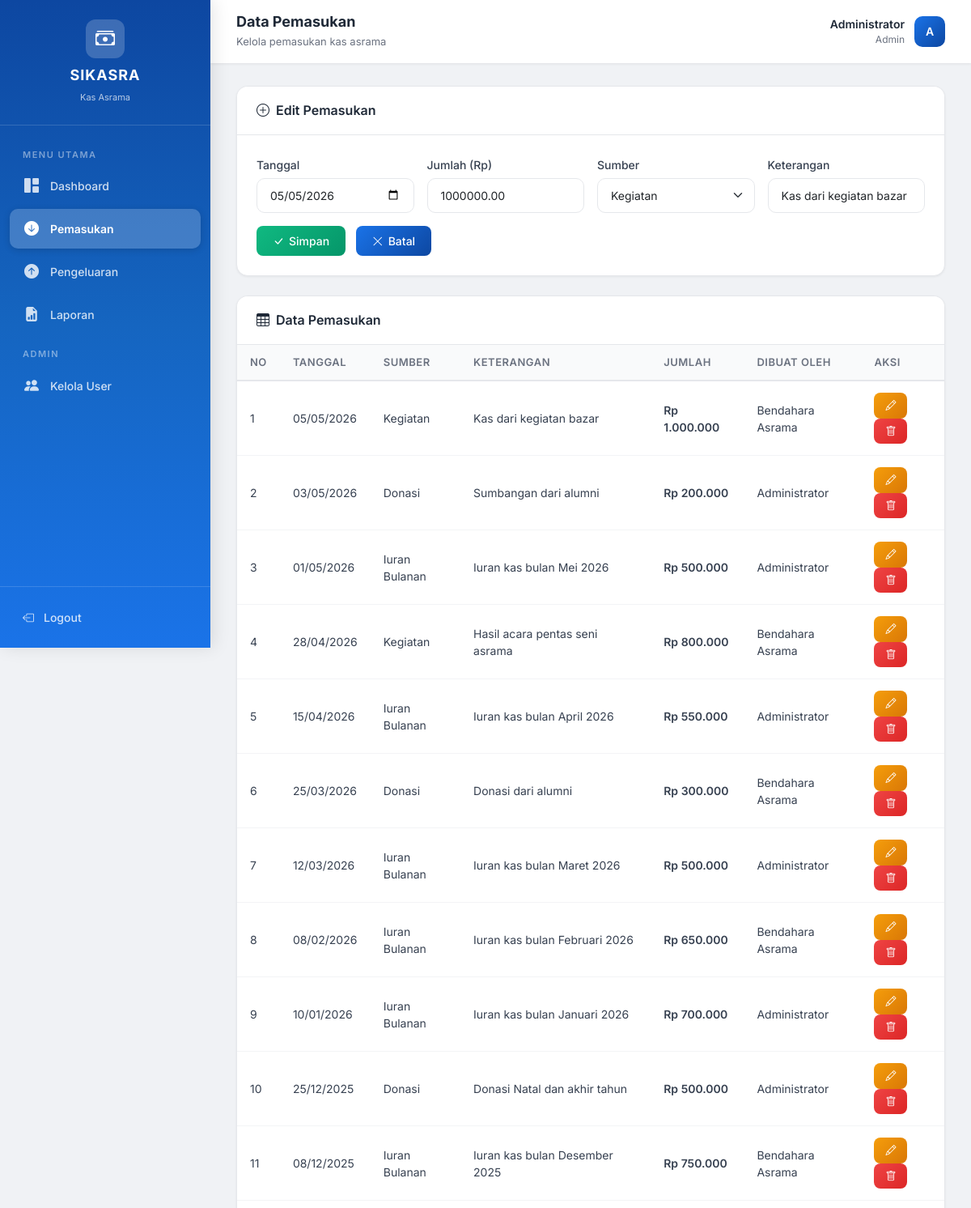
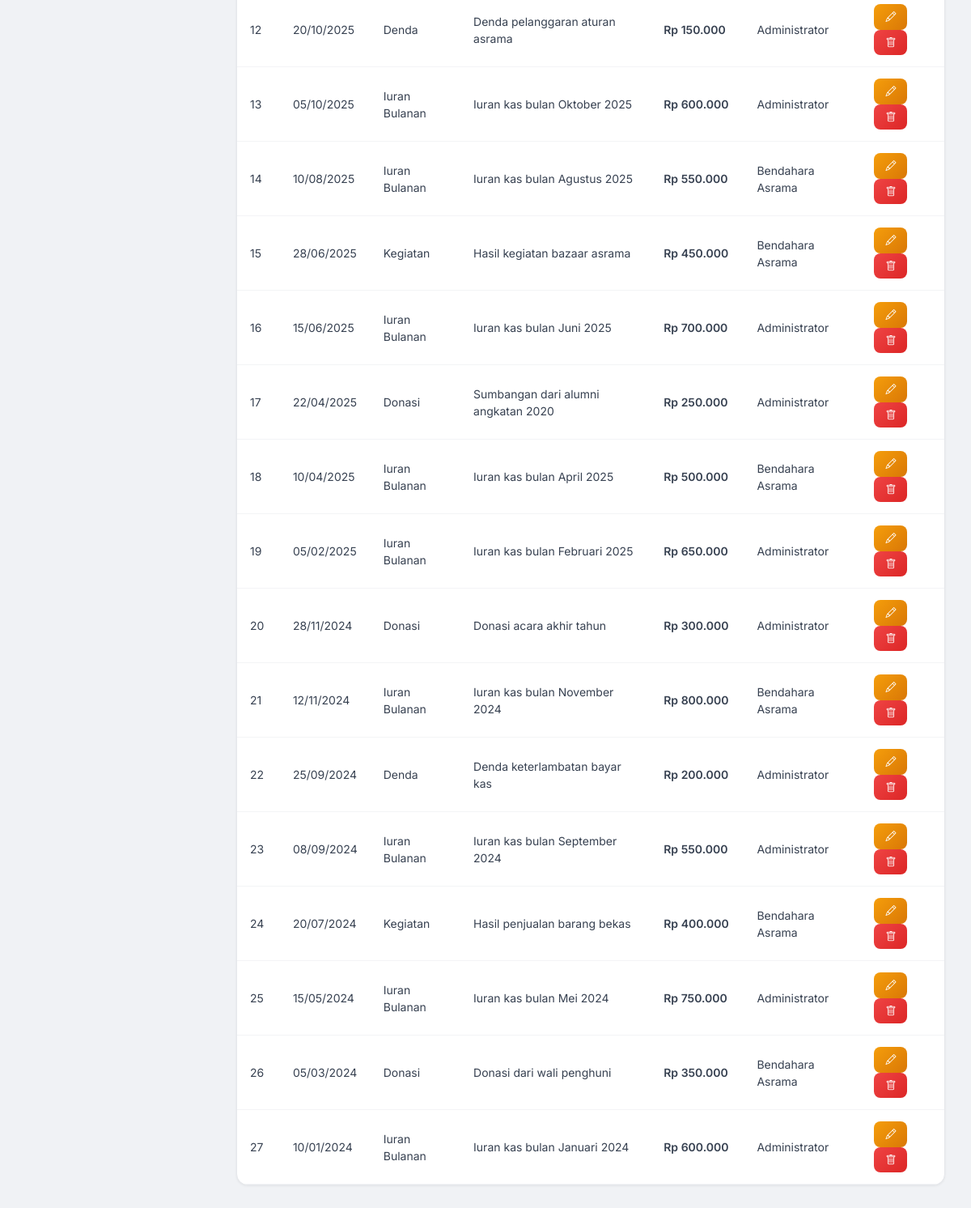
Screenshot of /pages/pemasukan.php?edit=27 (signed in) with the database file from the repository (2 pictures, top to bottom).
### tables this page shows
CREATE TABLE IF NOT EXISTS pemasukan (
    id INT AUTO_INCREMENT PRIMARY KEY,
    tanggal DATE NOT NULL,
    jumlah DECIMAL(15,2) NOT NULL,
    keterangan TEXT,
    sumber_pemasukan VARCHAR(100) NOT NULL,
    created_by INT,
    created_at TIMESTAMP DEFAULT CURRENT_TIMESTAMP,
    FOREIGN KEY (created_by) REFERENCES users(id) ON DELETE SET NULL
);

CREATE TABLE IF NOT EXISTS users (
    id INT AUTO_INCREMENT PRIMARY KEY,
    username VARCHAR(50) NOT NULL UNIQUE,
    password VARCHAR(255) NOT NULL,
    nama_lengkap VARCHAR(100) NOT NULL,
    role ENUM('admin', 'bendahara') NOT NULL DEFAULT 'bendahara',
    created_at TIMESTAMP DEFAULT CURRENT_TIMESTAMP
);

### classes/Transaksi.php (called while the page is built, shortened)
<?php
class Transaksi {
    protected $conn;
    public function __construct($conn) {
        $this->conn = $conn;
    }
    public function getTransaksiById($tabel, $id) {
        $stmt = $this->conn->prepare("SELECT * FROM $tabel WHERE id = ?");
        $stmt->bind_param("i", $id);
        $stmt->execute();
        $result = $stmt->get_result();
        return $result->fetch_assoc();
    }
}
?>

### classes/Pemasukan.php (called while the page is built, shortened)
<?php
require_once __DIR__ . '/Transaksi.php';
class Pemasukan extends Transaksi {
    public function tampilPemasukan() {
        $query = "SELECT p.*, u.nama_lengkap
                  FROM pemasukan p
                  LEFT JOIN users u ON p.created_by = u.id
                  ORDER BY p.tanggal DESC";
        $result = $this->conn->query($query);
        return $result;
    }
}
?>

### pages/pemasukan.php (the view, shortened to what this page needs)
<?php
require_once '../classes/Pemasukan.php';
$db = new Database();
$conn = $db->getConnection();
$pemasukan = new Pemasukan($conn);
$editData = null;
if (isset($_GET['edit'])) {
    $editData = $pemasukan->getTransaksiById('pemasukan', $_GET['edit']);
}
$dataPemasukan = $pemasukan->tampilPemasukan();
?>
<!DOCTYPE html>
<html lang="id">
<head>
    <link href="https://cdn.jsdelivr.net/npm/bootstrap@5.3.0/dist/css/bootstrap.min.css" rel="stylesheet">
    <link href="https://cdn.jsdelivr.net/npm/bootstrap-icons@1.10.0/font/bootstrap-icons.css" rel="stylesheet">
    <link href="../assets/css/style.css" rel="stylesheet">
</head>
<body>
<div class="app-wrapper">
    <?php include 'sidebar.php'; ?>
    <div class="main-content">
        <div class="top-navbar">
            <div class="page-title"><h5>Data Pemasukan</h5><small>Kelola pemasukan kas asrama</small></div>
            <div class="user-info">
                <div class="user-detail">
                    <div class="user-name"><?php echo $_SESSION['nama_lengkap']; ?></div>
                    <div class="user-role"><?php echo ucfirst($_SESSION['role']); ?></div>
                </div>
                <div class="user-avatar"><?php echo strtoupper(substr($_SESSION['nama_lengkap'],0,1)); ?></div>
            </div>
        </div>
        <div class="content-area">
            <div class="card-custom mb-4">
                <div class="card-header">
                    <h5><i class="bi bi-plus-circle me-2"></i><?php echo $editData ? 'Edit Pemasukan' : 'Tambah Pemasukan'; ?></h5>
                </div>
                <div class="card-body">
                    <form method="POST" action="" class="form-custom">
                        <div class="row g-3">
                            <div class="col-md-3">
                                <label class="form-label">Tanggal</label>
                                <input type="date" class="form-control" name="tanggal" value="<?php echo $editData ? $editData['tanggal'] : date('Y-m-d'); ?>" required>
                            </div>
                            <div class="col-md-3">
                                <label class="form-label">Jumlah (Rp)</label>
                                <input type="number" class="form-control" name="jumlah" placeholder="0" value="<?php echo $editData ? $editData['jumlah'] : ''; ?>" required>
                            </div>
                            <div class="col-md-3">
                                <label class="form-label">Sumber</label>
                                <select class="form-select" name="sumber_pemasukan" required>
                                    <?php $sumbers = ['Iuran Bulanan','Donasi','Kegiatan','Denda','Lainnya'];
                                    foreach($sumbers as $s): ?>
                                        <option value="<?php echo $s; ?>" <?php echo ($editData && $editData['sumber_pemasukan']==$s)?'selected':''; ?>><?php echo $s; ?></option>
                                    <?php endforeach; ?>
                                </select>
                            </div>
                            <div class="col-md-3">
                                <label class="form-label">Keterangan</label>
                                <input type="text" class="form-control" name="keterangan" placeholder="Keterangan" value="<?php echo $editData ? $editData['keterangan'] : ''; ?>">
                            </div>
                        </div>
                        <div class="mt-3">
                            <button type="submit" class="btn-success-custom"><i class="bi bi-check-lg"></i> Simpan</button>
                            <?php if($editData): ?><a href="pemasukan.php" class="btn-primary-custom ms-2"><i class="bi bi-x-lg"></i> Batal</a><?php endif; ?>
                        </div>
                    </form>
                </div>
            </div>
            <div class="card-custom">
                <div class="card-header"><h5><i class="bi bi-table me-2"></i>Data Pemasukan</h5></div>
                <div class="card-body" style="padding:0;">
                    <table class="table-custom">
                        <thead><tr><th>No</th><th>Tanggal</th><th>Sumber</th><th>Keterangan</th><th>Jumlah</th><th>Dibuat Oleh</th><th>Aksi</th></tr></thead>
                        <tbody>
                        <?php $no=1; while($row=$dataPemasukan->fetch_assoc()): ?>
                            <tr>
                                <td><?php echo $no++; ?></td>
                                <td><?php echo date('d/m/Y', strtotime($row['tanggal'])); ?></td>
                                <td><?php echo $row['sumber_pemasukan']; ?></td>
                                <td><?php echo $row['keterangan']; ?></td>
                                <td class="money-green">Rp <?php echo number_format($row['jumlah'],0,',','.'); ?></td>
                                <td><?php echo $row['nama_lengkap'] ?? '-'; ?></td>
                                <td>
                                    <a href="pemasukan.php?edit=<?php echo $row['id']; ?>" class="btn-warning-custom"><i class="bi bi-pencil"></i></a>
                                    <a href="pemasukan.php?hapus=<?php echo $row['id']; ?>" class="btn-danger-custom" onclick="return confirm('Yakin hapus?')"><i class="bi bi-trash"></i></a>
                                </td>
                            </tr>
                        <?php endwhile; ?>
                        </tbody>
                    </table>
                </div>
            </div>
        </div>
    </div>
</div>
</body>
</html>

### assets/css/style.css (style rules this page uses)
* { margin: 0; padding: 0; box-sizing: border-box; }
body { font-family: 'Inter', sans-serif; background-color: #f0f2f5; color: #333; min-height: 100vh; }
.app-wrapper { display: flex; min-height: 100vh; }
.main-content { margin-left: 260px; flex: 1; min-height: 100vh; background: #f0f2f5; }
.top-navbar { background: white; padding: 16px 32px; display: flex; justify-content: space-between; align-items: center; box-shadow: 0 1px 3px rgba(0, 0, 0, 0.08); position: sticky; top: 0; z-index: 100; }
.top-navbar .page-title h5 { font-weight: 700; color: #1f2937; font-size: 18px; margin: 0; }
.top-navbar .page-title small { color: #6b7280; font-size: 13px; }
.top-navbar .user-info { display: flex; align-items: center; gap: 12px; }
.top-navbar .user-info .user-avatar { width: 38px; height: 38px; background: linear-gradient(135deg, #1a73e8, #0d47a1); border-radius: 10px; display: flex; align-items: center; justify-content: center; color: white; font-weight: 600; font-size: 14px; }
.top-navbar .user-info .user-detail { text-align: right; }
.top-navbar .user-info .user-detail .user-name { font-weight: 600; font-size: 14px; color: #1f2937; }
.top-navbar .user-info .user-detail .user-role { font-size: 12px; color: #6b7280; }
.content-area { padding: 28px 32px; }
.card-custom { background: white; border-radius: 14px; box-shadow: 0 1px 3px rgba(0, 0, 0, 0.06); border: 1px solid #e5e7eb; overflow: hidden; }
.card-custom .card-header { background: white; padding: 20px 24px; border-bottom: 1px solid #e5e7eb; display: flex; justify-content: space-between; align-items: center; }
.card-custom .card-header h5 { font-weight: 600; font-size: 16px; color: #1f2937; margin: 0; }
.card-custom .card-body { padding: 24px; }
.table-custom { width: 100%; border-collapse: collapse; }
.table-custom thead th { background: #f9fafb; padding: 12px 16px; font-size: 13px; font-weight: 600; color: #6b7280; text-transform: uppercase; letter-spacing: 0.5px; border-bottom: 2px solid #e5e7eb; text-align: left; }
.table-custom tbody td { padding: 14px 16px; font-size: 14px; color: #374151; border-bottom: 1px solid #f3f4f6; vertical-align: middle; }
.table-custom tbody tr { transition: background 0.2s ease; }
.btn-primary-custom { background: linear-gradient(135deg, #1a73e8, #0d47a1); border: none; border-radius: 8px; padding: 8px 20px; font-weight: 500; font-size: 14px; color: white; transition: all 0.3s ease; text-decoration: none; display: inline-flex; align-items: center; gap: 6px; }
.btn-success-custom { background: linear-gradient(135deg, #10b981, #059669); border: none; border-radius: 8px; padding: 8px 20px; font-weight: 500; font-size: 14px; color: white; transition: all 0.3s ease; text-decoration: none; display: inline-flex; align-items: center; gap: 6px; }
.btn-danger-custom { background: linear-gradient(135deg, #ef4444, #dc2626); border: none; border-radius: 8px; padding: 6px 14px; font-weight: 500; font-size: 13px; color: white; transition: all 0.3s ease; text-decoration: none; display: inline-flex; align-items: center; gap: 4px; }
.btn-warning-custom { background: linear-gradient(135deg, #f59e0b, #d97706); border: none; border-radius: 8px; padding: 6px 14px; font-weight: 500; font-size: 13px; color: white; transition: all 0.3s ease; text-decoration: none; display: inline-flex; align-items: center; gap: 4px; }
.form-custom .form-label { font-weight: 500; color: #374151; font-size: 14px; margin-bottom: 6px; }
.form-custom .form-control, .form-custom .form-select { border-radius: 10px; padding: 10px 16px; border: 1.5px solid #e5e7eb; font-size: 14px; transition: all 0.3s ease; }
.money-green { color: #10b981; font-weight: 600; }

### rows the page displays
pemasukan: tanggal "05/05/2026", jumlah "1000000.00", sumber_pemasukan "Kegiatan", keterangan "Kas dari kegiatan bazar", jumlah "1.000.000", created_by.nama_lengkap "Bendahara Asrama"
pemasukan: tanggal "03/05/2026", sumber_pemasukan "Donasi", keterangan "Sumbangan dari alumni", jumlah "200.000", created_by.nama_lengkap "Administrator"
pemasukan: tanggal "01/05/2026", sumber_pemasukan "Iuran Bulanan", keterangan "Iuran kas bulan Mei 2026", jumlah "500.000", created_by.nama_lengkap "Administrator"
pemasukan: tanggal "28/04/2026", sumber_pemasukan "Kegiatan", keterangan "Hasil acara pentas seni asrama", jumlah "800.000", created_by.nama_lengkap "Bendahara Asrama"
pemasukan: tanggal "15/04/2026", sumber_pemasukan "Iuran Bulanan", keterangan "Iuran kas bulan April 2026", jumlah "550.000", created_by.nama_lengkap "Administrator"
pemasukan: tanggal "25/03/2026", sumber_pemasukan "Donasi", keterangan "Donasi dari alumni", jumlah "300.000", created_by.nama_lengkap "Bendahara Asrama"
pemasukan: tanggal "12/03/2026", sumber_pemasukan "Iuran Bulanan", keterangan "Iuran kas bulan Maret 2026", jumlah "500.000", created_by.nama_lengkap "Administrator"
pemasukan: tanggal "08/02/2026", sumber_pemasukan "Iuran Bulanan", keterangan "Iuran kas bulan Februari 2026", jumlah "650.000", created_by.nama_lengkap "Bendahara Asrama"
pemasukan: tanggal "10/01/2026", sumber_pemasukan "Iuran Bulanan", keterangan "Iuran kas bulan Januari 2026", jumlah "700.000", created_by.nama_lengkap "Administrator"
pemasukan: tanggal "25/12/2025", sumber_pemasukan "Donasi", keterangan "Donasi Natal dan akhir tahun", jumlah "500.000", created_by.nama_lengkap "Administrator"
pemasukan: tanggal "08/12/2025", sumber_pemasukan "Iuran Bulanan", keterangan "Iuran kas bulan Desember 2025", jumlah "750.000", created_by.nama_lengkap "Bendahara Asrama"
pemasukan: tanggal "20/10/2025", sumber_pemasukan "Denda", keterangan "Denda pelanggaran aturan asrama", jumlah "150.000", created_by.nama_lengkap "Administrator"
pemasukan: tanggal "05/10/2025", sumber_pemasukan "Iuran Bulanan", keterangan "Iuran kas bulan Oktober 2025", jumlah "600.000", created_by.nama_lengkap "Administrator"
pemasukan: tanggal "10/08/2025", sumber_pemasukan "Iuran Bulanan", keterangan "Iuran kas bulan Agustus 2025", jumlah "550.000", created_by.nama_lengkap "Bendahara Asrama"
pemasukan: tanggal "28/06/2025", sumber_pemasukan "Kegiatan", keterangan "Hasil kegiatan bazaar asrama", jumlah "450.000", created_by.nama_lengkap "Bendahara Asrama"
pemasukan: tanggal "15/06/2025", sumber_pemasukan "Iuran Bulanan", keterangan "Iuran kas bulan Juni 2025", jumlah "700.000", created_by.nama_lengkap "Administrator"
pemasukan: tanggal "22/04/2025", sumber_pemasukan "Donasi", keterangan "Sumbangan dari alumni angkatan 2020", jumlah "250.000", created_by.nama_lengkap "Administrator"
pemasukan: tanggal "10/04/2025", sumber_pemasukan "Iuran Bulanan", keterangan "Iuran kas bulan April 2025", jumlah "500.000", created_by.nama_lengkap "Bendahara Asrama"
pemasukan: tanggal "05/02/2025", sumber_pemasukan "Iuran Bulanan", keterangan "Iuran kas bulan Februari 2025", jumlah "650.000", created_by.nama_lengkap "Administrator"
pemasukan: tanggal "28/11/2024", sumber_pemasukan "Donasi", keterangan "Donasi acara akhir tahun", jumlah "300.000", created_by.nama_lengkap "Administrator"
pemasukan: tanggal "12/11/2024", sumber_pemasukan "Iuran Bulanan", keterangan "Iuran kas bulan November 2024", jumlah "800.000", created_by.nama_lengkap "Bendahara Asrama"
pemasukan: tanggal "25/09/2024", sumber_pemasukan "Denda", keterangan "Denda keterlambatan bayar kas", jumlah "200.000", created_by.nama_lengkap "Administrator"
pemasukan: tanggal "08/09/2024", sumber_pemasukan "Iuran Bulanan", keterangan "Iuran kas bulan September 2024", jumlah "550.000", created_by.nama_lengkap "Administrator"
pemasukan: tanggal "20/07/2024", sumber_pemasukan "Kegiatan", keterangan "Hasil penjualan barang bekas", jumlah "400.000", created_by.nama_lengkap "Bendahara Asrama"
pemasukan: tanggal "15/05/2024", sumber_pemasukan "Iuran Bulanan", keterangan "Iuran kas bulan Mei 2024", jumlah "750.000", created_by.nama_lengkap "Administrator"
pemasukan: tanggal "05/03/2024", sumber_pemasukan "Donasi", keterangan "Donasi dari wali penghuni", jumlah "350.000", created_by.nama_lengkap "Bendahara Asrama"
pemasukan: tanggal "10/01/2024", sumber_pemasukan "Iuran Bulanan", keterangan "Iuran kas bulan Januari 2024", jumlah "600.000", created_by.nama_lengkap "Administrator"

### other values shown
$_SESSION['nama_lengkap'] "Administrator"
$_SESSION['role'] "Admin"
substr($_SESSION['nama_lengkap'],0,1) "A"
